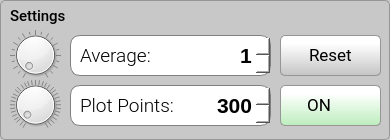
          <widget class="QGroupBox" name="groupBox_settigns">
           <property name="sizePolicy">
            <sizepolicy hsizetype="Preferred" vsizetype="Expanding">
             <horstretch>0</horstretch>
             <verstretch>0</verstretch>
            </sizepolicy>
           </property>
           <property name="minimumSize">
            <size>
             <width>0</width>
             <height>140</height>
            </size>
           </property>
           <property name="maximumSize">
            <size>
             <width>16777215</width>
             <height>140</height>
            </size>
           </property>
           <property name="font">
            <font>
             <family>Roboto Medium</family>
             <pointsize>11</pointsize>
             <weight>50</weight>
             <italic>false</italic>
             <bold>false</bold>
             <kerning>true</kerning>
            </font>
           </property>
           <property name="styleSheet">
            <string notr="true">QGroupBox {background-color: rgb(200,200,200);border: 1px solid rgb(150,150,150); border-radius: 5px;  margin-top: 0.5em;}; 
QGroupBox::title {subcontrol-origin: margin;left: 10px;padding: 0 3px 0 3px;}</string>
           </property>
           <property name="title">
            <string/>
           </property>
           <widget class="QLabel" name="label_3">
            <property name="geometry">
             <rect>
              <x>80</x>
              <y>95</y>
              <width>101</width>
              <height>21</height>
             </rect>
            </property>
            <property name="font">
             <font>
              <family>Roboto Light</family>
              <pointsize>14</pointsize>
              <weight>50</weight>
              <bold>false</bold>
             </font>
            </property>
            <property name="text">
             <string>Plot Points:</string>
            </property>
           </widget>
           <widget class="QDial" name="dial_display">
            <property name="geometry">
             <rect>
              <x>10</x>
              <y>80</y>
              <width>51</width>
              <height>50</height>
             </rect>
            </property>
            <property name="minimum">
             <number>1</number>
            </property>
            <property name="maximum">
             <number>3000</number>
            </property>
            <property name="value">
             <number>100</number>
            </property>
            <property name="orientation">
             <enum>Qt::Horizontal</enum>
            </property>
            <property name="invertedAppearance">
             <bool>false</bool>
            </property>
            <property name="wrapping">
             <bool>false</bool>
            </property>
            <property name="notchTarget">
             <double>30.000000000000000</double>
            </property>
            <property name="notchesVisible">
             <bool>true</bool>
            </property>
           </widget>
           <widget class="QSpinBox" name="spinBox_display">
            <property name="geometry">
             <rect>
              <x>70</x>
              <y>85</y>
              <width>201</width>
              <height>41</height>
             </rect>
            </property>
            <property name="styleSheet">
             <string notr="true">QSpinBox { background-color: rgba(255,255,255, 1.0);border: 1px solid gray; border-radius:10px;
				   text-align:right;font-family:'Roboto Mono Medium','Roboto'; font-size:16pt; font-weight:500;  }

QSpinBox::up-button { 
	height:22px; 
	width: 30px;
	border: 0px;
	image: url(:/main/resources/img/arrow_up4.png);
}

QSpinBox::down-button {
	height:22px; 
	width: 30px;
	border: 0px;
	image: url(:/main/resources/img/arrow_down4.png);
 }

QSpinBox::up-button:hover { 
	image: url(:/main/resources/img/arrow_up4b.png);
}

QSpinBox::down-button:hover {
	image: url(:/main/resources/img/arrow_down4b.png);
 }

QSpinBox:disabled { background-color: rgba(240,240,240, 1.0); border: 1px transparent; border-radius:10px;
                                          border-color: transparent; border-width: 1px; border-style:inset; border-radius:10px;
                                          text-align:right;font-family:'Roboto Mono Medium','Roboto'; font-size:16pt; font-weight:500; }

QSpinBox::up-button:disabled { height:22px; width: 30px; border: 0px; image: url(:/main/resources/img/arrow_up2.png); }

QSpinBox::down-button:disabled { height:22px; width: 30px; border: 0px; image: url(:/main/resources/img/arrow_down2.png); }
</string>
            </property>
            <property name="wrapping">
             <bool>false</bool>
            </property>
            <property name="alignment">
             <set>Qt::AlignRight|Qt::AlignTrailing|Qt::AlignVCenter</set>
            </property>
            <property name="buttonSymbols">
             <enum>QAbstractSpinBox::UpDownArrows</enum>
            </property>
            <property name="accelerated">
             <bool>false</bool>
            </property>
            <property name="keyboardTracking">
             <bool>false</bool>
            </property>
            <property name="showGroupSeparator" stdset="0">
             <bool>false</bool>
            </property>
            <property name="suffix">
             <string/>
            </property>
            <property name="minimum">
             <number>1</number>
            </property>
            <property name="maximum">
             <number>3000</number>
            </property>
            <property name="value">
             <number>300</number>
            </property>
           </widget>
           <widget class="QLabel" name="label_dial4">
            <property name="geometry">
             <rect>
              <x>10</x>
              <y>80</y>
              <width>51</width>
              <height>50</height>
             </rect>
            </property>
            <property name="text">
             <string/>
            </property>
            <property name="pixmap">
             <pixmap resource="resources.qrc">:/main/resources/img/dial1.png</pixmap>
            </property>
            <property name="scaledContents">
             <bool>false</bool>
            </property>
           </widget>
           <widget class="QSpinBox" name="spinBox_average">
            <property name="enabled">
             <bool>true</bool>
            </property>
            <property name="geometry">
             <rect>
              <x>70</x>
              <y>35</y>
              <width>201</width>
              <height>41</height>
             </rect>
            </property>
            <property name="sizePolicy">
             <sizepolicy hsizetype="Preferred" vsizetype="Fixed">
              <horstretch>0</horstretch>
              <verstretch>0</verstretch>
             </sizepolicy>
            </property>
            <property name="styleSheet">
             <string notr="true">QSpinBox { background-color: rgba(255,255,255, 1.0);border: 1px solid gray; border-radius:10px;
				   text-align:right;font-family:'Roboto Mono Medium','Roboto'; font-size:16pt; font-weight:500;  }

QSpinBox::up-button { 
	height:22px; 
	width: 30px;
	border: 0px;
	image: url(:/main/resources/img/arrow_up4.png);
}

QSpinBox::down-button {
	height:22px; 
	width: 30px;
	border: 0px;
	image: url(:/main/resources/img/arrow_down4.png);
 }

QSpinBox::up-button:hover { 
	image: url(:/main/resources/img/arrow_up4b.png);
}

QSpinBox::down-button:hover {
	image: url(:/main/resources/img/arrow_down4b.png);
 }

QSpinBox:disabled { background-color: rgba(240,240,240, 1.0); border: 1px transparent; border-radius:10px;
                                          border-color: transparent; border-width: 1px; border-style:inset; border-radius:10px;
                                          text-align:right;font-family:'Roboto Mono Medium','Roboto'; font-size:16pt; font-weight:500; }

QSpinBox::up-button:disabled { height:22px; width: 30px; border: 0px; image: url(:/main/resources/img/arrow_up2.png); }

QSpinBox::down-button:disabled { height:22px; width: 30px; border: 0px; image: url(:/main/resources/img/arrow_down2.png); }
</string>
            </property>
            <property name="wrapping">
             <bool>false</bool>
            </property>
            <property name="alignment">
             <set>Qt::AlignRight|Qt::AlignTrailing|Qt::AlignVCenter</set>
            </property>
            <property name="buttonSymbols">
             <enum>QAbstractSpinBox::UpDownArrows</enum>
            </property>
            <property name="accelerated">
             <bool>false</bool>
            </property>
            <property name="keyboardTracking">
             <bool>false</bool>
            </property>
            <property name="showGroupSeparator" stdset="0">
             <bool>false</bool>
            </property>
            <property name="suffix">
             <string/>
            </property>
            <property name="minimum">
             <number>1</number>
            </property>
            <property name="maximum">
             <number>300</number>
            </property>
            <property name="value">
             <number>1</number>
            </property>
           </widget>
           <widget class="QDial" name="dial_average">
            <property name="geometry">
             <rect>
              <x>10</x>
              <y>30</y>
              <width>51</width>
              <height>50</height>
             </rect>
            </property>
            <property name="minimum">
             <number>1</number>
            </property>
            <property name="maximum">
             <number>300</number>
            </property>
            <property name="value">
             <number>1</number>
            </property>
            <property name="orientation">
             <enum>Qt::Horizontal</enum>
            </property>
            <property name="invertedAppearance">
             <bool>false</bool>
            </property>
            <property name="wrapping">
             <bool>false</bool>
            </property>
            <property name="notchTarget">
             <double>15.000000000000000</double>
            </property>
            <property name="notchesVisible">
             <bool>true</bool>
            </property>
           </widget>
           <widget class="QLabel" name="label_2">
            <property name="geometry">
             <rect>
              <x>80</x>
              <y>45</y>
              <width>91</width>
              <height>21</height>
             </rect>
            </property>
            <property name="font">
             <font>
              <family>Roboto Light</family>
              <pointsize>14</pointsize>
              <weight>50</weight>
              <bold>false</bold>
             </font>
            </property>
            <property name="text">
             <string>Average:</string>
            </property>
           </widget>
           <widget class="QLabel" name="label_dial3">
            <property name="geometry">
             <rect>
              <x>10</x>
              <y>30</y>
              <width>51</width>
              <height>50</height>
             </rect>
            </property>
            <property name="text">
             <string/>
            </property>
            <property name="pixmap">
             <pixmap resource="resources.qrc">:/main/resources/img/dial1.png</pixmap>
            </property>
            <property name="scaledContents">
             <bool>false</bool>
            </property>
           </widget>
           <widget class="QPushButton" name="pushButton_disable">
            <property name="geometry">
             <rect>
              <x>280</x>
              <y>85</y>
              <width>101</width>
              <height>41</height>
             </rect>
            </property>
            <property name="font">
             <font>
              <family>Roboto</family>
              <pointsize>13</pointsize>
             </font>
            </property>
            <property name="styleSheet">
             <string notr="true">QPushButton {    
    padding: 0.2em 0.2em 0.3em 0.2em;
    border: 1px solid rgb(150, 150, 150);
	border-radius: 5px;
    background: qlineargradient(x1:0, y1:0, x2:0, y2:2, stop:0 #FFFFFF, stop:0.1 #FFFFFF, stop:1  #69D769);
    color: black;
	text-align:left;
	padding-left:22px;
}

QPushButton:hover:!pressed
{
	border: 1px solid rgb(150, 150, 150);
	border-radius: 5px;
 	background: qlineargradient(x1:0, y1:0, x2:0, y2:2, stop:0 #FFFFFF, stop:0.1 #FFFFFF, stop:1  #ACFAAC);
	color:#256552;
}

QPushButton:pressed
{
	border: 2px solid rgb(150, 150, 150);
	border-radius: 5px;
 	background: #AAAAAA;
	color:white;
}</string>
            </property>
            <property name="text">
             <string> ON  </string>
            </property>
            <property name="icon">
             <iconset resource="resources.qrc">
              <normaloff>:/main/resources/img/power-off-green3.png</normaloff>
              <disabledoff>:/main/resources/img/power-off-green3.png</disabledoff>:/main/resources/img/power-off-green3.png</iconset>
            </property>
            <property name="iconSize">
             <size>
              <width>23</width>
              <height>22</height>
             </size>
            </property>
           </widget>
           <widget class="QPushButton" name="pushButton_enable">
            <property name="geometry">
             <rect>
              <x>280</x>
              <y>85</y>
              <width>101</width>
              <height>41</height>
             </rect>
            </property>
            <property name="font">
             <font>
              <family>Roboto</family>
              <pointsize>13</pointsize>
             </font>
            </property>
            <property name="styleSheet">
             <string notr="true">QPushButton {    
    padding: 0.2em 0.2em 0.3em 0.2em;
    border: 1px solid rgb(150, 150, 150);
	border-radius: 5px;
    background: qlineargradient(x1:0, y1:0, x2:0, y2:2, stop:0 #FFFFFF, stop:0.1 #FFFFFF, stop:1  #7B7B7B);
    color: black;
	text-align:left;
	padding-left:22px;
}

QPushButton:hover:!pressed
{
	border: 1px solid rgb(150, 150, 150);
	border-radius: 5px;
 	background: #FFFFFF;
	color:#2f836a;
}

QPushButton:pressed
{
	border: 2px solid rgb(150, 150, 150);
	border-radius: 5px;
 	background: #AAAAAA;
	color:white;
}</string>
            </property>
            <property name="text">
             <string> OFF</string>
            </property>
            <property name="icon">
             <iconset resource="resources.qrc">
              <normaloff>:/main/resources/img/power-off-gray2.png</normaloff>:/main/resources/img/power-off-gray2.png</iconset>
            </property>
            <property name="iconSize">
             <size>
              <width>23</width>
              <height>22</height>
             </size>
            </property>
           </widget>
           <widget class="QLabel" name="label_13">
            <property name="geometry">
             <rect>
              <x>10</x>
              <y>8</y>
              <width>81</width>
              <height>16</height>
             </rect>
            </property>
            <property name="font">
             <font>
              <family>Roboto Medium</family>
              <pointsize>11</pointsize>
             </font>
            </property>
            <property name="text">
             <string>Settings</string>
            </property>
           </widget>
           <widget class="QPushButton" name="pushButton_reset">
            <property name="geometry">
             <rect>
              <x>280</x>
              <y>35</y>
              <width>101</width>
              <height>41</height>
             </rect>
            </property>
            <property name="font">
             <font>
              <family>Roboto</family>
              <pointsize>13</pointsize>
             </font>
            </property>
            <property name="styleSheet">
             <string notr="true">QPushButton {    
    padding: 0.2em 0.2em 0.3em 0.2em;
    border: 1px solid rgb(150, 150, 150);
	border-radius: 5px;
    background: qlineargradient(x1:0, y1:0, x2:0, y2:2, stop:0 #FFFFFF, stop:0.1 #FFFFFF, stop:1  #7B7B7B);
    color: black;
	text-align:left;
	padding-left:28px;
}

QPushButton:hover:!pressed
{
	border: 1px solid rgb(150, 150, 150);
	border-radius: 5px;
 	background: #FFFFFF;
	color:#2f836a;
}

QPushButton:pressed
{
	border: 2px solid rgb(150, 150, 150);
	border-radius: 5px;
 	background: #AAAAAA;
	color:white;
}</string>
            </property>
            <property name="text">
             <string>Reset</string>
            </property>
            <property name="iconSize">
             <size>
              <width>23</width>
              <height>22</height>
             </size>
            </property>
           </widget>
           <widget class="QPushButton" name="pushButton_resetZoom">
            <property name="geometry">
             <rect>
              <x>280</x>
              <y>35</y>
              <width>101</width>
              <height>41</height>
             </rect>
            </property>
            <property name="font">
             <font>
              <family>Roboto</family>
              <pointsize>13</pointsize>
             </font>
            </property>
            <property name="styleSheet">
             <string notr="true">QPushButton {    
    padding: 0.2em 0.2em 0.3em 0.2em;
    border: 1px solid rgb(150, 150, 150);
	border-radius: 5px;
    background: qlineargradient(x1:0, y1:0, x2:0, y2:2, stop:0 #FFFFFF, stop:0.1 #FFFFFF, stop:1  #7B7B7B);
    color: black;
	text-align:left;
	padding-left:4px;
}

QPushButton:hover:!pressed
{
	border: 1px solid rgb(150, 150, 150);
	border-radius: 5px;
 	background: #FFFFFF;
	color:#2f836a;
}

QPushButton:pressed
{
	border: 2px solid rgb(150, 150, 150);
	border-radius: 5px;
 	background: #AAAAAA;
	color:white;
}</string>
            </property>
            <property name="text">
             <string>Reset Zoom</string>
            </property>
            <property name="iconSize">
             <size>
              <width>23</width>
              <height>22</height>
             </size>
            </property>
           </widget>
           <zorder>spinBox_display</zorder>
           <zorder>label_3</zorder>
           <zorder>label_dial4</zorder>
           <zorder>dial_display</zorder>
           <zorder>spinBox_average</zorder>
           <zorder>label_2</zorder>
           <zorder>label_dial3</zorder>
           <zorder>dial_average</zorder>
           <zorder>pushButton_enable</zorder>
           <zorder>pushButton_disable</zorder>
           <zorder>label_13</zorder>
           <zorder>pushButton_resetZoom</zorder>
           <zorder>pushButton_reset</zorder>
          </widget>
